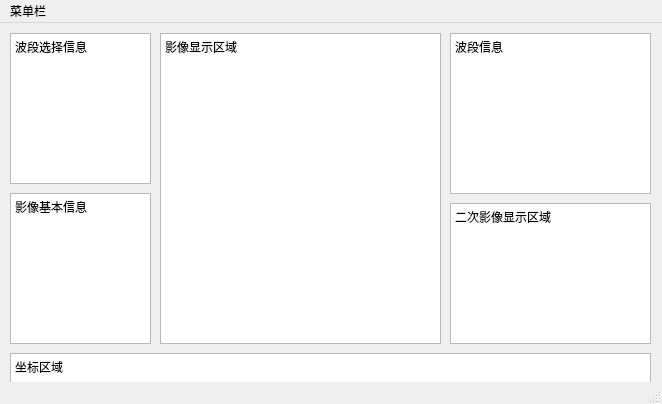
<?xml version="1.0" encoding="UTF-8"?>
<ui version="4.0">
 <class>Design</class>
 <widget class="QMainWindow" name="Design">
  <property name="geometry">
   <rect>
    <x>0</x>
    <y>0</y>
    <width>662</width>
    <height>404</height>
   </rect>
  </property>
  <property name="windowTitle">
   <string>MainWindow</string>
  </property>
  <widget class="QWidget" name="centralwidget">
   <widget class="QTextBrowser" name="textBrowser">
    <property name="geometry">
     <rect>
      <x>10</x>
      <y>10</y>
      <width>141</width>
      <height>151</height>
     </rect>
    </property>
    <property name="html">
     <string>&lt;!DOCTYPE HTML PUBLIC &quot;-//W3C//DTD HTML 4.0//EN&quot; &quot;http://www.w3.org/TR/REC-html40/strict.dtd&quot;&gt;
&lt;html&gt;&lt;head&gt;&lt;meta name=&quot;qrichtext&quot; content=&quot;1&quot; /&gt;&lt;meta charset=&quot;utf-8&quot; /&gt;&lt;style type=&quot;text/css&quot;&gt;
p, li { white-space: pre-wrap; }
hr { height: 1px; border-width: 0; }
li.unchecked::marker { content: &quot;\2610&quot;; }
li.checked::marker { content: &quot;\2612&quot;; }
&lt;/style&gt;&lt;/head&gt;&lt;body style=&quot; font-family:'Microsoft YaHei UI'; font-size:9pt; font-weight:400; font-style:normal;&quot;&gt;
&lt;p style=&quot; margin-top:0px; margin-bottom:0px; margin-left:0px; margin-right:0px; -qt-block-indent:0; text-indent:0px;&quot;&gt;波段选择信息&lt;/p&gt;&lt;/body&gt;&lt;/html&gt;</string>
    </property>
   </widget>
   <widget class="QTextBrowser" name="textBrowser_2">
    <property name="geometry">
     <rect>
      <x>10</x>
      <y>170</y>
      <width>141</width>
      <height>151</height>
     </rect>
    </property>
    <property name="html">
     <string>&lt;!DOCTYPE HTML PUBLIC &quot;-//W3C//DTD HTML 4.0//EN&quot; &quot;http://www.w3.org/TR/REC-html40/strict.dtd&quot;&gt;
&lt;html&gt;&lt;head&gt;&lt;meta name=&quot;qrichtext&quot; content=&quot;1&quot; /&gt;&lt;meta charset=&quot;utf-8&quot; /&gt;&lt;style type=&quot;text/css&quot;&gt;
p, li { white-space: pre-wrap; }
hr { height: 1px; border-width: 0; }
li.unchecked::marker { content: &quot;\2610&quot;; }
li.checked::marker { content: &quot;\2612&quot;; }
&lt;/style&gt;&lt;/head&gt;&lt;body style=&quot; font-family:'Microsoft YaHei UI'; font-size:9pt; font-weight:400; font-style:normal;&quot;&gt;
&lt;p style=&quot; margin-top:0px; margin-bottom:0px; margin-left:0px; margin-right:0px; -qt-block-indent:0; text-indent:0px;&quot;&gt;影像基本信息&lt;/p&gt;&lt;/body&gt;&lt;/html&gt;</string>
    </property>
   </widget>
   <widget class="QTextBrowser" name="textBrowser_3">
    <property name="geometry">
     <rect>
      <x>160</x>
      <y>10</y>
      <width>281</width>
      <height>311</height>
     </rect>
    </property>
    <property name="html">
     <string>&lt;!DOCTYPE HTML PUBLIC &quot;-//W3C//DTD HTML 4.0//EN&quot; &quot;http://www.w3.org/TR/REC-html40/strict.dtd&quot;&gt;
&lt;html&gt;&lt;head&gt;&lt;meta name=&quot;qrichtext&quot; content=&quot;1&quot; /&gt;&lt;meta charset=&quot;utf-8&quot; /&gt;&lt;style type=&quot;text/css&quot;&gt;
p, li { white-space: pre-wrap; }
hr { height: 1px; border-width: 0; }
li.unchecked::marker { content: &quot;\2610&quot;; }
li.checked::marker { content: &quot;\2612&quot;; }
&lt;/style&gt;&lt;/head&gt;&lt;body style=&quot; font-family:'Microsoft YaHei UI'; font-size:9pt; font-weight:400; font-style:normal;&quot;&gt;
&lt;p style=&quot; margin-top:0px; margin-bottom:0px; margin-left:0px; margin-right:0px; -qt-block-indent:0; text-indent:0px;&quot;&gt;影像显示区域&lt;/p&gt;&lt;/body&gt;&lt;/html&gt;</string>
    </property>
   </widget>
   <widget class="QTextBrowser" name="textBrowser_4">
    <property name="geometry">
     <rect>
      <x>450</x>
      <y>10</y>
      <width>201</width>
      <height>161</height>
     </rect>
    </property>
    <property name="html">
     <string>&lt;!DOCTYPE HTML PUBLIC &quot;-//W3C//DTD HTML 4.0//EN&quot; &quot;http://www.w3.org/TR/REC-html40/strict.dtd&quot;&gt;
&lt;html&gt;&lt;head&gt;&lt;meta name=&quot;qrichtext&quot; content=&quot;1&quot; /&gt;&lt;meta charset=&quot;utf-8&quot; /&gt;&lt;style type=&quot;text/css&quot;&gt;
p, li { white-space: pre-wrap; }
hr { height: 1px; border-width: 0; }
li.unchecked::marker { content: &quot;\2610&quot;; }
li.checked::marker { content: &quot;\2612&quot;; }
&lt;/style&gt;&lt;/head&gt;&lt;body style=&quot; font-family:'Microsoft YaHei UI'; font-size:9pt; font-weight:400; font-style:normal;&quot;&gt;
&lt;p style=&quot; margin-top:0px; margin-bottom:0px; margin-left:0px; margin-right:0px; -qt-block-indent:0; text-indent:0px;&quot;&gt;波段信息&lt;/p&gt;&lt;/body&gt;&lt;/html&gt;</string>
    </property>
   </widget>
   <widget class="QTextBrowser" name="textBrowser_5">
    <property name="geometry">
     <rect>
      <x>450</x>
      <y>180</y>
      <width>201</width>
      <height>141</height>
     </rect>
    </property>
    <property name="html">
     <string>&lt;!DOCTYPE HTML PUBLIC &quot;-//W3C//DTD HTML 4.0//EN&quot; &quot;http://www.w3.org/TR/REC-html40/strict.dtd&quot;&gt;
&lt;html&gt;&lt;head&gt;&lt;meta name=&quot;qrichtext&quot; content=&quot;1&quot; /&gt;&lt;meta charset=&quot;utf-8&quot; /&gt;&lt;style type=&quot;text/css&quot;&gt;
p, li { white-space: pre-wrap; }
hr { height: 1px; border-width: 0; }
li.unchecked::marker { content: &quot;\2610&quot;; }
li.checked::marker { content: &quot;\2612&quot;; }
&lt;/style&gt;&lt;/head&gt;&lt;body style=&quot; font-family:'Microsoft YaHei UI'; font-size:9pt; font-weight:400; font-style:normal;&quot;&gt;
&lt;p style=&quot; margin-top:0px; margin-bottom:0px; margin-left:0px; margin-right:0px; -qt-block-indent:0; text-indent:0px;&quot;&gt;二次影像显示区域&lt;/p&gt;&lt;/body&gt;&lt;/html&gt;</string>
    </property>
   </widget>
   <widget class="QTextBrowser" name="textBrowser_6">
    <property name="geometry">
     <rect>
      <x>10</x>
      <y>330</y>
      <width>641</width>
      <height>31</height>
     </rect>
    </property>
    <property name="html">
     <string>&lt;!DOCTYPE HTML PUBLIC &quot;-//W3C//DTD HTML 4.0//EN&quot; &quot;http://www.w3.org/TR/REC-html40/strict.dtd&quot;&gt;
&lt;html&gt;&lt;head&gt;&lt;meta name=&quot;qrichtext&quot; content=&quot;1&quot; /&gt;&lt;meta charset=&quot;utf-8&quot; /&gt;&lt;style type=&quot;text/css&quot;&gt;
p, li { white-space: pre-wrap; }
hr { height: 1px; border-width: 0; }
li.unchecked::marker { content: &quot;\2610&quot;; }
li.checked::marker { content: &quot;\2612&quot;; }
&lt;/style&gt;&lt;/head&gt;&lt;body style=&quot; font-family:'Microsoft YaHei UI'; font-size:9pt; font-weight:400; font-style:normal;&quot;&gt;
&lt;p style=&quot; margin-top:0px; margin-bottom:0px; margin-left:0px; margin-right:0px; -qt-block-indent:0; text-indent:0px;&quot;&gt;坐标区域&lt;/p&gt;&lt;/body&gt;&lt;/html&gt;</string>
    </property>
   </widget>
  </widget>
  <widget class="QMenuBar" name="menubar">
   <property name="geometry">
    <rect>
     <x>0</x>
     <y>0</y>
     <width>662</width>
     <height>21</height>
    </rect>
   </property>
   <widget class="QMenu" name="menu">
    <property name="title">
     <string>菜单栏</string>
    </property>
   </widget>
   <addaction name="menu"/>
  </widget>
  <widget class="QStatusBar" name="statusbar"/>
 </widget>
 <resources/>
 <connections/>
</ui>
